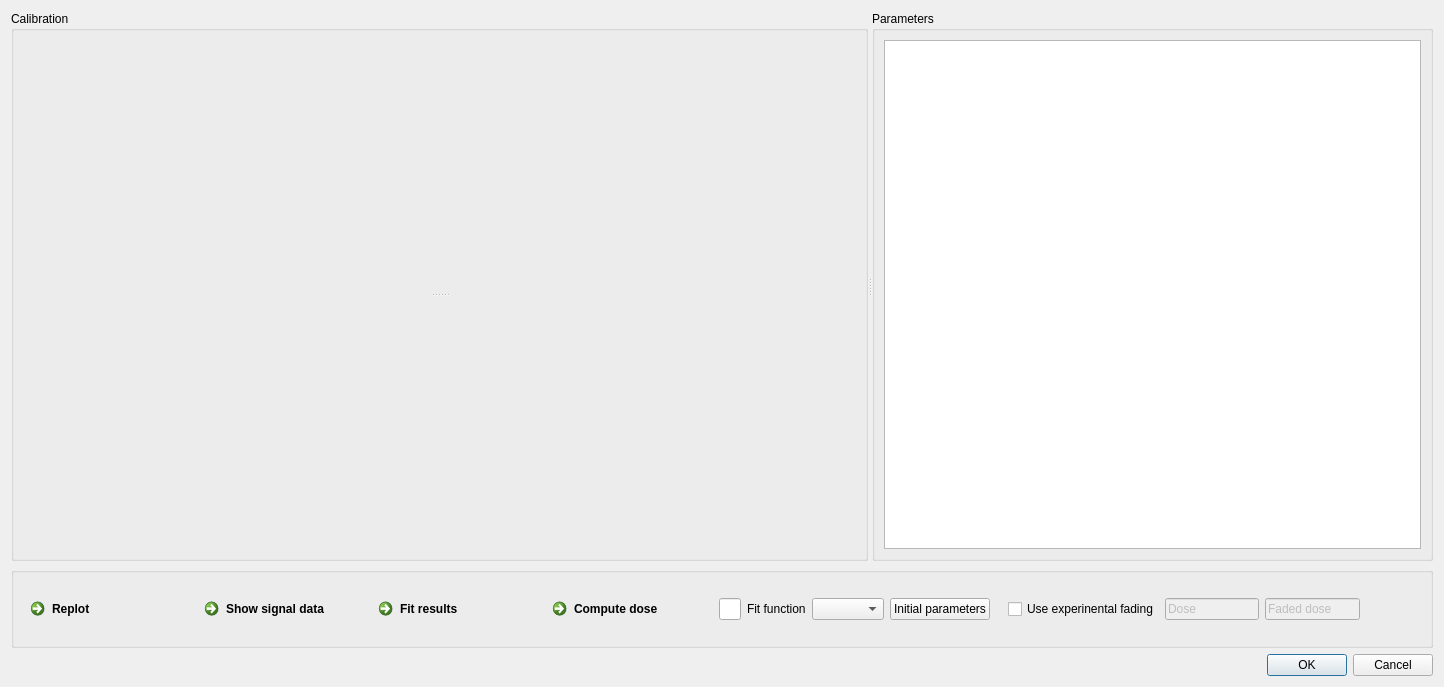
<?xml version="1.0" encoding="UTF-8"?>
<ui version="4.0">
 <class>Calibration</class>
 <widget class="QDialog" name="Calibration">
  <property name="geometry">
   <rect>
    <x>0</x>
    <y>0</y>
    <width>1444</width>
    <height>687</height>
   </rect>
  </property>
  <property name="windowTitle">
   <string>Dialog</string>
  </property>
  <layout class="QGridLayout" name="gridLayout_4">
   <item row="0" column="0">
    <widget class="QSplitter" name="splitter">
     <property name="orientation">
      <enum>Qt::Horizontal</enum>
     </property>
     <widget class="QGroupBox" name="groupBox">
      <property name="minimumSize">
       <size>
        <width>0</width>
        <height>500</height>
       </size>
      </property>
      <property name="title">
       <string>Calibration</string>
      </property>
      <layout class="QGridLayout" name="gridLayout_3">
       <item row="0" column="0">
        <widget class="QSplitter" name="splitter_2">
         <property name="orientation">
          <enum>Qt::Vertical</enum>
         </property>
         <widget class="QCustomPlot" name="widget" native="true">
          <property name="minimumSize">
           <size>
            <width>0</width>
            <height>0</height>
           </size>
          </property>
          <property name="focusPolicy">
           <enum>Qt::WheelFocus</enum>
          </property>
          <property name="contextMenuPolicy">
           <enum>Qt::ActionsContextMenu</enum>
          </property>
         </widget>
         <widget class="QCustomPlot" name="widget_2" native="true">
          <property name="minimumSize">
           <size>
            <width>0</width>
            <height>0</height>
           </size>
          </property>
          <property name="focusPolicy">
           <enum>Qt::WheelFocus</enum>
          </property>
          <property name="contextMenuPolicy">
           <enum>Qt::ActionsContextMenu</enum>
          </property>
         </widget>
        </widget>
       </item>
      </layout>
     </widget>
     <widget class="QGroupBox" name="groupBox_6">
      <property name="maximumSize">
       <size>
        <width>561</width>
        <height>16777215</height>
       </size>
      </property>
      <property name="title">
       <string>Parameters</string>
      </property>
      <layout class="QGridLayout" name="gridLayout">
       <item row="0" column="0">
        <widget class="QTableWidget" name="tableWidget"/>
       </item>
      </layout>
     </widget>
    </widget>
   </item>
   <item row="1" column="0">
    <widget class="QGroupBox" name="groupBox_2">
     <property name="minimumSize">
      <size>
       <width>451</width>
       <height>81</height>
      </size>
     </property>
     <property name="maximumSize">
      <size>
       <width>10000</width>
       <height>81</height>
      </size>
     </property>
     <property name="title">
      <string/>
     </property>
     <layout class="QGridLayout" name="gridLayout_2">
      <item row="0" column="8">
       <spacer name="horizontalSpacer_8">
        <property name="orientation">
         <enum>Qt::Horizontal</enum>
        </property>
        <property name="sizeHint" stdset="0">
         <size>
          <width>40</width>
          <height>20</height>
         </size>
        </property>
       </spacer>
      </item>
      <item row="0" column="9">
       <spacer name="horizontalSpacer_7">
        <property name="orientation">
         <enum>Qt::Horizontal</enum>
        </property>
        <property name="sizeHint" stdset="0">
         <size>
          <width>40</width>
          <height>20</height>
         </size>
        </property>
       </spacer>
      </item>
      <item row="0" column="10">
       <spacer name="horizontalSpacer_6">
        <property name="orientation">
         <enum>Qt::Horizontal</enum>
        </property>
        <property name="sizeHint" stdset="0">
         <size>
          <width>40</width>
          <height>20</height>
         </size>
        </property>
       </spacer>
      </item>
      <item row="0" column="1">
       <widget class="QCommandLinkButton" name="commandLinkButton_2">
        <property name="maximumSize">
         <size>
          <width>16777215</width>
          <height>42</height>
         </size>
        </property>
        <property name="text">
         <string>Show signal data</string>
        </property>
       </widget>
      </item>
      <item row="0" column="3">
       <layout class="QHBoxLayout" name="horizontalLayout_3">
        <item>
         <widget class="QCommandLinkButton" name="commandLinkButton_3">
          <property name="text">
           <string>Compute dose</string>
          </property>
         </widget>
        </item>
        <item>
         <widget class="QLineEdit" name="lineEdit">
          <property name="maximumSize">
           <size>
            <width>50</width>
            <height>16777215</height>
           </size>
          </property>
         </widget>
        </item>
       </layout>
      </item>
      <item row="0" column="7">
       <spacer name="horizontalSpacer_9">
        <property name="orientation">
         <enum>Qt::Horizontal</enum>
        </property>
        <property name="sizeHint" stdset="0">
         <size>
          <width>40</width>
          <height>20</height>
         </size>
        </property>
       </spacer>
      </item>
      <item row="0" column="2">
       <widget class="QCommandLinkButton" name="commandLinkButton_4">
        <property name="maximumSize">
         <size>
          <width>16777215</width>
          <height>42</height>
         </size>
        </property>
        <property name="text">
         <string>Fit results</string>
        </property>
       </widget>
      </item>
      <item row="0" column="5">
       <layout class="QHBoxLayout" name="horizontalLayout_4">
        <item>
         <widget class="QCheckBox" name="checkBox">
          <property name="text">
           <string>Use experinental fading</string>
          </property>
         </widget>
        </item>
        <item>
         <widget class="QLineEdit" name="lineEdit_2">
          <property name="enabled">
           <bool>false</bool>
          </property>
          <property name="toolTip">
           <string>Dose signal</string>
          </property>
          <property name="text">
           <string>Dose</string>
          </property>
         </widget>
        </item>
        <item>
         <widget class="QLineEdit" name="lineEdit_3">
          <property name="enabled">
           <bool>false</bool>
          </property>
          <property name="toolTip">
           <string>Faded dose signal</string>
          </property>
          <property name="text">
           <string>Faded dose</string>
          </property>
         </widget>
        </item>
       </layout>
      </item>
      <item row="0" column="0">
       <widget class="QCommandLinkButton" name="commandLinkButton">
        <property name="maximumSize">
         <size>
          <width>16777215</width>
          <height>42</height>
         </size>
        </property>
        <property name="text">
         <string>Replot</string>
        </property>
       </widget>
      </item>
      <item row="0" column="4">
       <layout class="QHBoxLayout" name="horizontalLayout">
        <item>
         <widget class="QLabel" name="label">
          <property name="text">
           <string>Fit function</string>
          </property>
         </widget>
        </item>
        <item>
         <widget class="QComboBox" name="comboBox"/>
        </item>
        <item>
         <widget class="QPushButton" name="pushButton">
          <property name="text">
           <string>Initial parameters</string>
          </property>
         </widget>
        </item>
        <item>
         <spacer name="horizontalSpacer_5">
          <property name="orientation">
           <enum>Qt::Horizontal</enum>
          </property>
          <property name="sizeHint" stdset="0">
           <size>
            <width>40</width>
            <height>20</height>
           </size>
          </property>
         </spacer>
        </item>
       </layout>
      </item>
      <item row="0" column="6">
       <spacer name="horizontalSpacer_10">
        <property name="orientation">
         <enum>Qt::Horizontal</enum>
        </property>
        <property name="sizeHint" stdset="0">
         <size>
          <width>40</width>
          <height>20</height>
         </size>
        </property>
       </spacer>
      </item>
     </layout>
     <zorder>commandLinkButton_4</zorder>
     <zorder>commandLinkButton</zorder>
     <zorder>commandLinkButton_2</zorder>
     <zorder>horizontalSpacer_6</zorder>
     <zorder>horizontalSpacer_7</zorder>
     <zorder>horizontalSpacer_8</zorder>
     <zorder></zorder>
     <zorder>horizontalSpacer_9</zorder>
     <zorder>horizontalSpacer_10</zorder>
     <zorder></zorder>
     <zorder></zorder>
    </widget>
   </item>
   <item row="2" column="0">
    <widget class="QDialogButtonBox" name="buttonBox">
     <property name="orientation">
      <enum>Qt::Horizontal</enum>
     </property>
     <property name="standardButtons">
      <set>QDialogButtonBox::Cancel|QDialogButtonBox::Ok</set>
     </property>
    </widget>
   </item>
  </layout>
  <action name="actionUpdateGraph">
   <property name="text">
    <string>updateGraph</string>
   </property>
  </action>
  <action name="actionShowTable">
   <property name="text">
    <string>showTable</string>
   </property>
  </action>
  <action name="actionSavePlot">
   <property name="text">
    <string>savePlot</string>
   </property>
  </action>
  <action name="actionComputeDose">
   <property name="text">
    <string>computeDose</string>
   </property>
  </action>
  <zorder>buttonBox</zorder>
  <zorder>splitter</zorder>
  <zorder>groupBox_2</zorder>
 </widget>
 <customwidgets>
  <customwidget>
   <class>QCustomPlot</class>
   <extends>QWidget</extends>
   <header>qcustomplot.h</header>
   <container>1</container>
  </customwidget>
 </customwidgets>
 <resources/>
 <connections>
  <connection>
   <sender>buttonBox</sender>
   <signal>accepted()</signal>
   <receiver>Calibration</receiver>
   <slot>accept()</slot>
   <hints>
    <hint type="sourcelabel">
     <x>868</x>
     <y>384</y>
    </hint>
    <hint type="destinationlabel">
     <x>490</x>
     <y>232</y>
    </hint>
   </hints>
  </connection>
  <connection>
   <sender>buttonBox</sender>
   <signal>rejected()</signal>
   <receiver>Calibration</receiver>
   <slot>reject()</slot>
   <hints>
    <hint type="sourcelabel">
     <x>868</x>
     <y>384</y>
    </hint>
    <hint type="destinationlabel">
     <x>490</x>
     <y>232</y>
    </hint>
   </hints>
  </connection>
  <connection>
   <sender>commandLinkButton_3</sender>
   <signal>clicked()</signal>
   <receiver>actionComputeDose</receiver>
   <slot>trigger()</slot>
   <hints>
    <hint type="sourcelabel">
     <x>655</x>
     <y>288</y>
    </hint>
    <hint type="destinationlabel">
     <x>-1</x>
     <y>-1</y>
    </hint>
   </hints>
  </connection>
  <connection>
   <sender>commandLinkButton_2</sender>
   <signal>clicked()</signal>
   <receiver>actionShowTable</receiver>
   <slot>trigger()</slot>
   <hints>
    <hint type="sourcelabel">
     <x>395</x>
     <y>430</y>
    </hint>
    <hint type="destinationlabel">
     <x>-1</x>
     <y>-1</y>
    </hint>
   </hints>
  </connection>
  <connection>
   <sender>commandLinkButton</sender>
   <signal>clicked()</signal>
   <receiver>actionUpdateGraph</receiver>
   <slot>trigger()</slot>
   <hints>
    <hint type="sourcelabel">
     <x>390</x>
     <y>420</y>
    </hint>
    <hint type="destinationlabel">
     <x>-1</x>
     <y>-1</y>
    </hint>
   </hints>
  </connection>
 </connections>
</ui>
